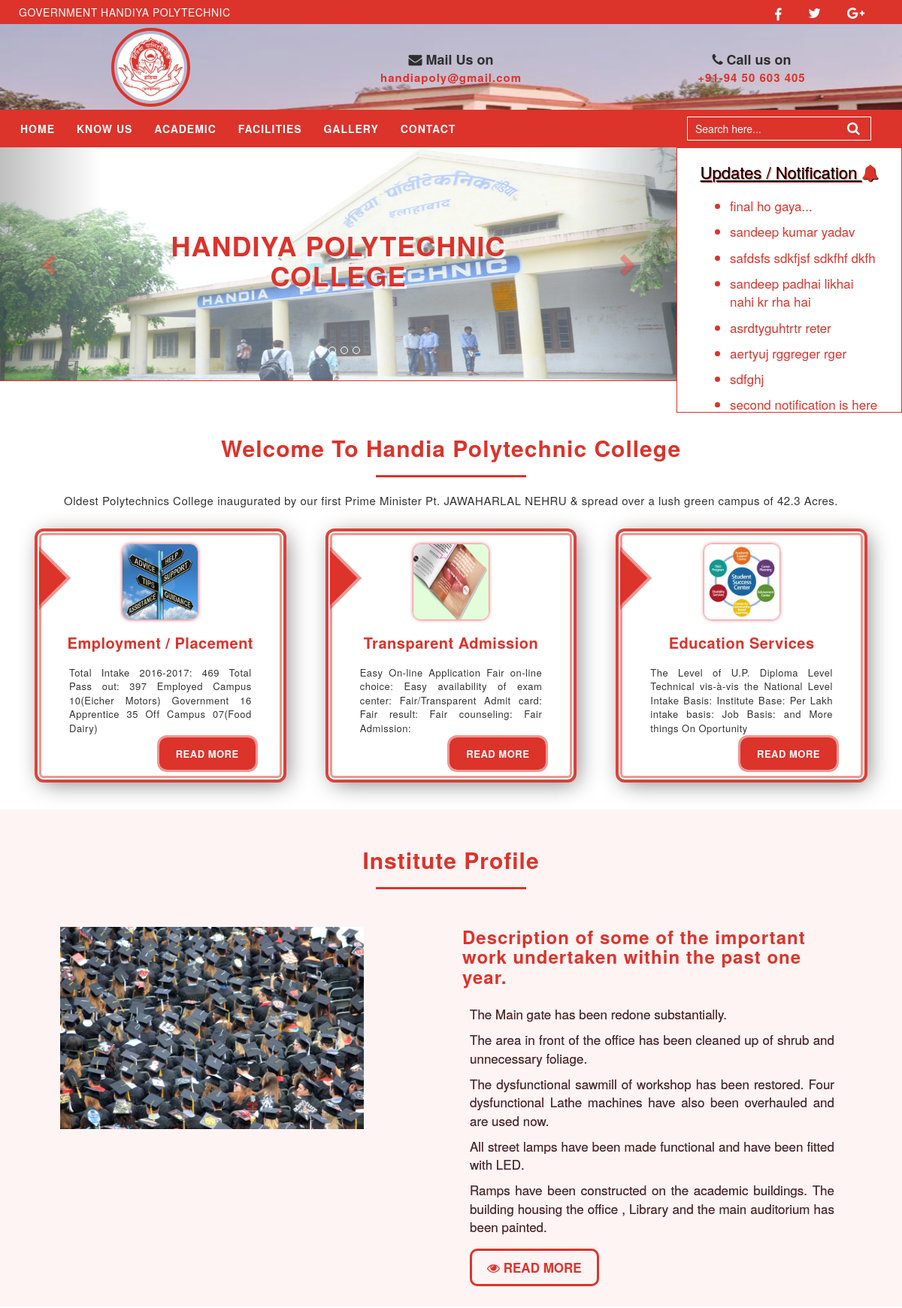
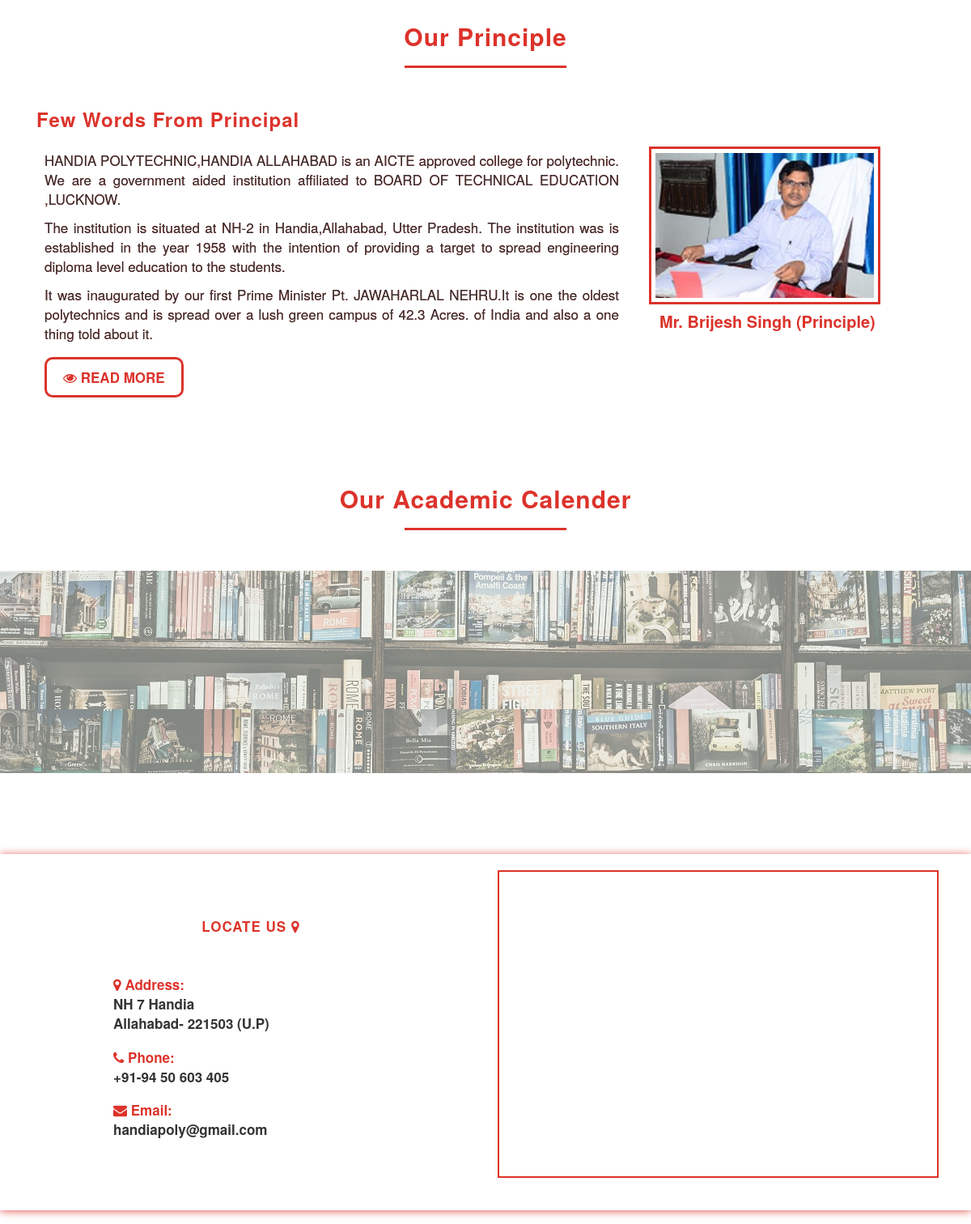
The page / (upper part) on the database its author committed (2 pictures, top to bottom).
### tables this page shows
CREATE TABLE `not_tbl` (
  `id` int(11) NOT NULL,
  `msg` longtext NOT NULL,
  `ad_date` datetime NOT NULL,
  `status` enum('active','block') NOT NULL
);

### index.php (the view, shortened to what this page needs)
<!DOCTYPE html>
<html>
<head>
	<?php
		include('link.php');
	?>
</head>
<body>
	<div class="col-sm-12">
	<?php
		include('mainhead.php');
	?>
<div class="row">
	<div class="col-sm-9" style="box-shadow: 0 0 0 1px #dc332b;">
	<div class="row">
		<div id="carousel-example-generic" class="carousel slide" data-ride="carousel">
		  <ol class="carousel-indicators">
		    <li data-target="#carousel-example-generic" data-slide-to="0" class="active"></li>
		    <li data-target="#carousel-example-generic" data-slide-to="1"></li>
		    <li data-target="#carousel-example-generic" data-slide-to="2"></li>
		    <li data-target="#carousel-example-generic" data-slide-to="3"></li>
		  </ol>
		  <div class="carousel-inner" role="listbox">
		    <div class="item active">
		      <img src="images/sl1.jpg" alt="...">
		      <div class="carousel-caption">
		        <h1>HANDIYA POLYTECHNIC COLLEGE</h1>
		      </div>
		    </div>
		  </div>
		  <a class="left carousel-control" href="#carousel-example-generic" role="button" data-slide="prev">
		    <span class="glyphicon glyphicon-chevron-left" aria-hidden="true" style="color: #dc332b;"></span>
		  </a>
		  <a class="right carousel-control" href="#carousel-example-generic" role="button" data-slide="next">
		    <span class="glyphicon glyphicon-chevron-right" aria-hidden="true" style="color: #dc332b;"></span>
		  </a>
		</div>
	</div>
	</div>
	<div class="col-sm-3 notification">
		<a href="notification.php">
		<div class="col-sm-12">
			<h3>Updates / Notification <span class="fa fa-bell" style="color: #dc332b;text-shadow: 1px 1px 1px #000;"></span></h3>
			<marquee direction="up" height="300px" scrollamount="3" onmouseover="this.stop();" onmouseout="this.start();">
				<ul>
					<?php
					include('connection.php');
					$sql="select * from not_tbl order by id desc";
					$res=mysqli_query($con,$sql);
					while($row=mysqli_fetch_array($res))
					{
						?>
							<li>
								<?php echo $row['msg'] ; ?>
							</li>
						<?php
					}
					?>
				</ul>
			</marquee>
		</div>
		</a>
	</div>
</div>
	<div class="row servicetag">
		<div class="col-sm-12">
			<h2>Welcome To Handia Polytechnic College</h2>
			<hr class="mainunderline"/>
			<div>
				<p>Oldest Polytechnics College inaugurated by our first Prime Minister Pt. JAWAHARLAL NEHRU & spread over a lush green campus of 42.3 Acres.</p>
			</div>
		</div>
		<div class="col-sm-12" style="padding: 10px 20px">
			<div class="col-sm-4">
				<div class="col-sm-12">
					<div class="col-sm-12 srvcpart wow bounceInLeft" data-wow-offset="10" data-wowiteration="10"">
						<img src="images/srvc1.jpg">
						<h3>Employment / Placement</h3>
						<p>Total Intake 2016-2017: 469 Total Pass out: 397 Employed Campus 10(Eicher Motors) Government 16 Apprentice 35 Off Campus 07(Food Dairy)</p>
						<div align="right">
							<a href="facilities.php">READ MORE</a>
						</div>
					</div>
				</div>
			</div>
			<div class="col-sm-4">
				<div class="col-sm-12">
					<div class="col-sm-12 srvcpart wow bounceIn" data-wow-offset="10" data-wowiteration="10"">
						<img src="images/srvc2.jpg">
						<h3>Transparent Admission</h3>
						<p>Easy On-line Application Fair on-line choice: Easy availability of exam center: Fair/Transparent Admit card: Fair result: Fair counseling: Fair Admission:</p>
						<div align="right">
							<a href="academic.php">READ MORE</a>
						</div>
					</div>
				</div>
			</div>
			<div class="col-sm-4">
				<div class="col-sm-12">
					<div class="col-sm-12 srvcpart wow bounceInRight" data-wow-offset="10" data-wowiteration="10"">
						<img src="images/srvc3.jpg">
						<h3>Education Services</h3>
						<p>The Level of U.P. Diploma Level Technical vis-à-vis the National Level Intake Basis: Institute Base: Per Lakh intake basis: Job Basis: and More things On Oportunity</p>
						<div align="right">
							<a href="academic.php">READ MORE</a>
						</div>
					</div>
				</div>
			</div>
		</div>
	</div>
<div class="row">
	<div class="col-sm-12 detailsdiv" style="background: rgba(220,53,41,.05);">
		<div class="col-sm-12">
			<h2>Institute Profile</h2>
			<hr class="mainunderline"/>
			<div class="col-sm-6 wow slideInRight" data-wow-offset="10" data-wowiteration="10">
				<img src="images/dtl_img1.jpg">
			</div>
			<div class="col-sm-6 wow slideInLeft" data-wow-offset="10" data-wowiteration="10">
				<h3>Description of some of the important work undertaken within the past one year.</h3>
				<p>The Main gate has been redone substantially.</p>
				<p>The area in front of the office has been cleaned up of shrub and unnecessary foliage.</p>
				<p>The dysfunctional sawmill of workshop has been restored. Four dysfunctional Lathe machines have
					also been overhauled and are used now.</p>
				<p>All street lamps have been made functional and have been fitted with LED.</p>
				<p>Ramps have been constructed on the academic buildings.
					The building housing the office , Library and the main auditorium has been painted.</p>
				<p>
					<a href="about.php"><span class="fa fa-eye"></span> READ MORE</a>
				</p>
			</div>
		</div>
	</div>
</div>
<div class="row">
	<div class="col-sm-12 principlediv">
		<div class="col-sm-12">
			<h2>Our Principle</h2>
			<hr class="mainunderline"/>
			<div class="col-sm-8">
				<h3>Few Words From Principal</h3>
				<p>HANDIA POLYTECHNIC,HANDIA ALLAHABAD is an AICTE approved college for polytechnic. We are a government aided institution affiliated to BOARD OF TECHNICAL EDUCATION ,LUCKNOW.</p>
				<p>The institution is situated at NH-2 in Handia,Allahabad, Utter Pradesh. The institution was is established in the year 1958 with the intention of providing a target to spread engineering diploma level education to the students.</p>
				<p>It was inaugurated by our first Prime Minister Pt. JAWAHARLAL NEHRU.It is one the oldest polytechnics and is spread over a lush green campus of 42.3 Acres. of India and also a one thing told about it.</p>
				<p>
					<a href="principlesir.php"><span class="fa fa-eye"></span> READ MORE</a>
				</p>
			</div>
			<div class="col-sm-4 wow slideInLeft" data-wow-offset="10" data-wowiteration="10" style="padding-top: 50px;">
				<img src="images/principle.jpg" style="border: 5px solid Transparent; box-shadow: 0 0 0 3px #dc332b;">
				<p style="font-weight: bold; font-size: 20px; margin-top: 10px; text-shadow: none; color: #dc332b;">
					Mr. Brijesh Singh (Principle)
				</p>
			</div>
		</div>
	</div>
</div>
</div>
<div class="row">
	<div class="col-sm-12 calenderdiv">
		<h2>Our Academic Calender</h2>
		<hr class="mainunderline"/>
		<div class="calendermain" style="background-image: url('images/calender.jpg');">
			<div class="calenderinner">
				<div class="calenderbtn">
					<h2 style="text-shadow: 0 0 1px #000; font-weight: 800; font-size: 30px;">
					</h2>
					<center>
						<a href="#">
							<span class="fa fa-download"></span> DOWNLOAD
						</a>
					</center>
				</div>
			</div>
		</div>
	</div>
</div>
	<?php
		include('footer.php');
	?>
</body>
</html>

### css/mystyle.css (style rules this page uses)
body { overflow-x: hidden; }
.carousel-caption h1 { color: #dc332b; letter-spacing: 1px; font-weight: 800; text-shadow: 3px 3px 1px #fff; position: relative; bottom: 60px; }
.notification { max-height: 353px; min-height: 300px; border: 1px solid #dc332b; overflow-y: scroll; scroll-behavior: smooth; cursor: pointer; }
.notification h3 { text-align: center; margin: 20px 0; color: #000; font-size: 22px; text-decoration: underline; text-shadow: 1px 1px 1px #dc332b; }
.notification ul li { font-size: 17px; color: #dc332b; margin-top: 10px; }
.servicetag { margin-top: 30px; text-align: justify; font-size: 15px; letter-spacing: .5px; }
.servicetag h2 { color: #dc332b; letter-spacing: 1px; font-weight: 600; padding: 0; margin: 0; text-align: center; display: block; }
.servicetag p { text-align: center; }
.servicetag .mainunderline { height: 3px; width: 200px; background: #dc332b; border: none; }
.srvcpart { border: 2px solid transparent; border-radius: 8px; box-shadow: inset 0 0 0 3px rgba(220,51,43,.5),0 0 0 4px rgba(220,51,43,.9), 5px 5px 30px gray; padding: 15px; margin-top: 10px; position: relative; overflow: hidden; }
.srvcpart img { height: 100px; width: 100px; margin: 0 50%; transform: translate(-50%); box-shadow: 0 0 5px #dc332b; border-radius: 10px; }
.srvcpart p { text-align: justify; font-size: 13px; padding: 10px 25px; }
.srvcpart h3 { color: #dc332b; text-align: center; font-weight: 600; font-size: 20px; }
.srvcpart a { font-size: 13px; position: relative; right: 20px; bottom: 7px; background: #dc332b; border: 2px solid transparent; transition: .5s; padding: 10px 20px; font-weight: bold; cursor: pointer; border-radius: 10px; text-decoration: none; box-shadow: 0 0 0 3px rgba(220,51,43,.5); color: #fff; }
.srvcpart:before { content: ''; height: 80px; width: 80px; background: #dc332b; border-radius: 0px; box-shadow: 0 0 0 4px rgba(220,51,43,.5); box-sizing: border-box; display: block; position: absolute; top: 20px; left: -60px; transform: rotate(45deg); }
.detailsdiv { margin: 30px 0; padding: 50px 50px; box-sizing: border-box; }
.detailsdiv h2, .calenderdiv h2, .pagecontentdiv h2 { color: #dc332b; letter-spacing: 1px; font-weight: 600; padding: 0; margin: 0; text-align: center; display: block; }
.detailsdiv .mainunderline, .calenderdiv .mainunderline, .pagecontentdiv .mainunderline { height: 3px; width: 200px; background: #dc332b; border: none; margin-bottom: 50px; }
.detailsdiv img, .principlediv img { width: 80%; }
.detailsdiv h3, .principlediv h3, .pagecontentdiv h3 { color: #dc332b; letter-spacing: 1px; font-weight: 600; padding: 0; margin: 0; margin-bottom: 25px; text-align: left; display: block; }
.detailsdiv p, .principlediv p, .pagecontentdiv p { padding:0 10px; font-size: 17px; text-align: justify; text-shadow: 0px 0px .1px #dc332b; }
.detailsdiv p a, .principlediv p a { color: #dc332b; font-weight: 600; text-shadow: none; border: 3px solid #dc332b; padding: 10px 20px; position: relative; top: 20px; border-radius: 10px; text-decoration: none; transition: .5s; }
.principlediv h2 { color: #dc332b; letter-spacing: 1px; font-weight: 600; padding: 0; margin: 0; text-align: center; display: block; }
.principlediv .mainunderline { height: 3px; width: 200px; background: #dc332b; border: none; margin-bottom: 50px; }
.principlediv { margin-bottom: 50px; }
.calenderdiv { padding: 80px 0; }
.calendermain { height: 250px; width: 100%; background-attachment: fixed; position: relative; }
.calenderinner { height: 100%; width: 100%; background: rgba(243,251,243,.5); position: relative; }
.calenderbtn { position: absolute; top: 50%; left: 50%; transform: translate(-50%, -50%); }
.calenderbtn a { font-size: 25px; color: #fff; border: 3px solid #fff; padding: 10px; font-weight: bold; border-radius: 10px; background: #dc332b; position: relative; top: 20px; text-decoration: none; transition: .5s; }

### rows shown on the page
not_tbl: msg "final ho gaya..."
not_tbl: msg "sandeep kumar yadav"
not_tbl: msg "safdsfs sdkfjsf sdkfhf dkfh"
not_tbl: msg "sandeep padhai likhai nahi kr rha hai"
not_tbl: msg "asrdtyguhtrtr reter"
not_tbl: msg "aertyuj rggreger rger"
not_tbl: msg "sdfghj"
not_tbl: msg "second notification is here"
